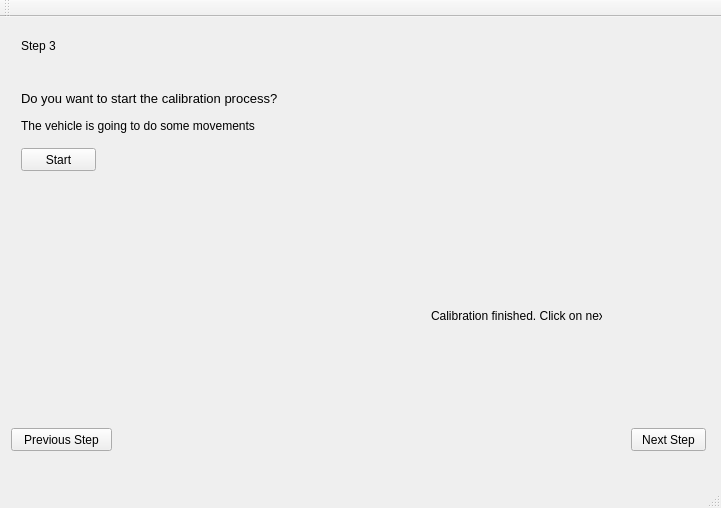
<?xml version="1.0" encoding="UTF-8"?>
<ui version="4.0">
 <class>fuzzy_window</class>
 <widget class="QMainWindow" name="fuzzy_window">
  <property name="geometry">
   <rect>
    <x>0</x>
    <y>0</y>
    <width>721</width>
    <height>508</height>
   </rect>
  </property>
  <property name="windowTitle">
   <string>proba</string>
  </property>
  <widget class="QWidget" name="centralWidget">
   <layout class="QGridLayout" name="gridLayout_2">
    <item row="0" column="0">
     <widget class="QStackedWidget" name="stackedWidget">
      <property name="currentIndex">
       <number>2</number>
      </property>
      <widget class="QWidget" name="page_0">
       <widget class="QPushButton" name="next0Button">
        <property name="geometry">
         <rect>
          <x>620</x>
          <y>400</y>
          <width>75</width>
          <height>23</height>
         </rect>
        </property>
        <property name="text">
         <string>Next Step</string>
        </property>
       </widget>
       <widget class="QLabel" name="label">
        <property name="geometry">
         <rect>
          <x>10</x>
          <y>0</y>
          <width>61</width>
          <height>21</height>
         </rect>
        </property>
        <property name="text">
         <string>Step 1</string>
        </property>
       </widget>
       <widget class="QLabel" name="label_3">
        <property name="geometry">
         <rect>
          <x>10</x>
          <y>30</y>
          <width>581</width>
          <height>71</height>
         </rect>
        </property>
        <property name="text">
         <string>Put the vehicle on the camera 3 , position -1400, 600. Use the tiles as a reference</string>
        </property>
       </widget>
      </widget>
      <widget class="QWidget" name="page_1">
       <widget class="QLabel" name="label_2">
        <property name="geometry">
         <rect>
          <x>10</x>
          <y>0</y>
          <width>51</width>
          <height>16</height>
         </rect>
        </property>
        <property name="text">
         <string>Step 2</string>
        </property>
       </widget>
       <widget class="QPushButton" name="next1Button">
        <property name="geometry">
         <rect>
          <x>620</x>
          <y>400</y>
          <width>75</width>
          <height>23</height>
         </rect>
        </property>
        <property name="text">
         <string>Next Step</string>
        </property>
       </widget>
       <widget class="QPushButton" name="prev1Button">
        <property name="geometry">
         <rect>
          <x>0</x>
          <y>400</y>
          <width>101</width>
          <height>23</height>
         </rect>
        </property>
        <property name="text">
         <string>Previous Step</string>
        </property>
       </widget>
       <widget class="QLabel" name="label_4">
        <property name="geometry">
         <rect>
          <x>10</x>
          <y>20</y>
          <width>331</width>
          <height>21</height>
         </rect>
        </property>
        <property name="text">
         <string>Connect the vehicle using the power cord</string>
        </property>
       </widget>
       <widget class="QLabel" name="label_5">
        <property name="geometry">
         <rect>
          <x>10</x>
          <y>170</y>
          <width>251</width>
          <height>16</height>
         </rect>
        </property>
        <property name="text">
         <string>Set the power source to 10 V 3A Vcc</string>
        </property>
       </widget>
       <widget class="QLabel" name="label_11">
        <property name="geometry">
         <rect>
          <x>20</x>
          <y>50</y>
          <width>221</width>
          <height>111</height>
         </rect>
        </property>
        <property name="text">
         <string>TextLabel</string>
        </property>
       </widget>
       <widget class="QLabel" name="label_12">
        <property name="geometry">
         <rect>
          <x>26</x>
          <y>216</y>
          <width>221</width>
          <height>131</height>
         </rect>
        </property>
        <property name="text">
         <string>TextLabel</string>
        </property>
       </widget>
      </widget>
      <widget class="QWidget" name="page_2">
       <widget class="QLabel" name="label_6">
        <property name="geometry">
         <rect>
          <x>10</x>
          <y>10</y>
          <width>51</width>
          <height>16</height>
         </rect>
        </property>
        <property name="text">
         <string>Step 3</string>
        </property>
       </widget>
       <widget class="QPushButton" name="next2Button">
        <property name="geometry">
         <rect>
          <x>620</x>
          <y>400</y>
          <width>75</width>
          <height>23</height>
         </rect>
        </property>
        <property name="text">
         <string>Next Step</string>
        </property>
       </widget>
       <widget class="QPushButton" name="prev2Button">
        <property name="geometry">
         <rect>
          <x>0</x>
          <y>400</y>
          <width>101</width>
          <height>23</height>
         </rect>
        </property>
        <property name="text">
         <string>Previous Step</string>
        </property>
       </widget>
       <widget class="QLabel" name="label_7">
        <property name="geometry">
         <rect>
          <x>10</x>
          <y>50</y>
          <width>311</width>
          <height>41</height>
         </rect>
        </property>
        <property name="font">
         <font>
          <pointsize>10</pointsize>
         </font>
        </property>
        <property name="text">
         <string>Do you want to start the calibration process?</string>
        </property>
       </widget>
       <widget class="QLabel" name="label_10">
        <property name="geometry">
         <rect>
          <x>10</x>
          <y>90</y>
          <width>311</width>
          <height>16</height>
         </rect>
        </property>
        <property name="text">
         <string>The vehicle is going to do some movements</string>
        </property>
       </widget>
       <widget class="QPushButton" name="Start_Button">
        <property name="geometry">
         <rect>
          <x>10</x>
          <y>120</y>
          <width>75</width>
          <height>23</height>
         </rect>
        </property>
        <property name="text">
         <string>Start</string>
        </property>
       </widget>
       <widget class="QLabel" name="label_ready">
        <property name="geometry">
         <rect>
          <x>420</x>
          <y>280</y>
          <width>171</width>
          <height>16</height>
         </rect>
        </property>
        <property name="text">
         <string>Calibration finished. Click on next</string>
        </property>
       </widget>
      </widget>
      <widget class="QWidget" name="page_3">
       <widget class="QLabel" name="label_8">
        <property name="geometry">
         <rect>
          <x>10</x>
          <y>10</y>
          <width>61</width>
          <height>16</height>
         </rect>
        </property>
        <property name="text">
         <string>Stage 4</string>
        </property>
       </widget>
       <widget class="QLabel" name="label_9">
        <property name="geometry">
         <rect>
          <x>50</x>
          <y>60</y>
          <width>141</width>
          <height>16</height>
         </rect>
        </property>
        <property name="font">
         <font>
          <pointsize>12</pointsize>
         </font>
        </property>
        <property name="text">
         <string>Calibration results</string>
        </property>
       </widget>
       <widget class="QPushButton" name="prev3Button">
        <property name="geometry">
         <rect>
          <x>0</x>
          <y>400</y>
          <width>101</width>
          <height>23</height>
         </rect>
        </property>
        <property name="sizePolicy">
         <sizepolicy hsizetype="Fixed" vsizetype="Fixed">
          <horstretch>0</horstretch>
          <verstretch>0</verstretch>
         </sizepolicy>
        </property>
        <property name="text">
         <string>Previous Step</string>
        </property>
       </widget>
       <widget class="QPushButton" name="next3Button">
        <property name="geometry">
         <rect>
          <x>620</x>
          <y>400</y>
          <width>75</width>
          <height>23</height>
         </rect>
        </property>
        <property name="sizePolicy">
         <sizepolicy hsizetype="Fixed" vsizetype="Fixed">
          <horstretch>0</horstretch>
          <verstretch>0</verstretch>
         </sizepolicy>
        </property>
        <property name="text">
         <string>Finish test</string>
        </property>
       </widget>
      </widget>
     </widget>
    </item>
   </layout>
  </widget>
  <widget class="QMenuBar" name="menuBar">
   <property name="geometry">
    <rect>
     <x>0</x>
     <y>0</y>
     <width>721</width>
     <height>25</height>
    </rect>
   </property>
  </widget>
  <widget class="QToolBar" name="mainToolBar">
   <attribute name="toolBarArea">
    <enum>TopToolBarArea</enum>
   </attribute>
   <attribute name="toolBarBreak">
    <bool>false</bool>
   </attribute>
  </widget>
  <widget class="QStatusBar" name="statusBar"/>
 </widget>
 <layoutdefault spacing="6" margin="11"/>
 <resources/>
 <connections/>
</ui>
